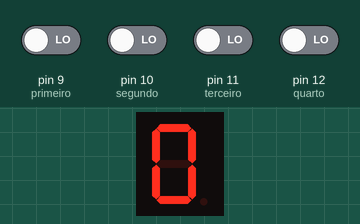
This sketch was run on a simulated Arduino Uno, built with avr-gcc and run on an emulated ATmega328P. On the bench: 1-digit seven-segment display. Wiring (inferred from the names in the program): 1-digit 7-segment display, segments lit when HIGH: segments pin 2, pin 4, pin 6, pin 7, pin 8, pin 3, pin 5. The test bench sets the inputs (shaded band); at power-on: pin 9 (primeiro), pin 10 (segundo), pin 11 (terceiro), pin 12 (quarto) LOW. The segment pins are drawn as the display they are named for.

Above: at 1.2 s.
1.3 s: pin 9 (primeiro) driven HIGH
At 2.4 s:
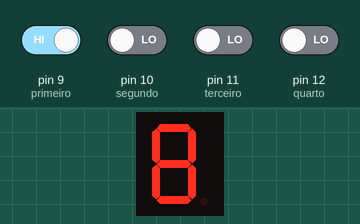
2.8 s: pin 10 (segundo) driven HIGH
At 3.6 s:
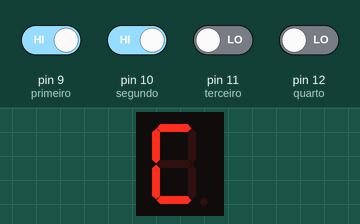
4.3 s: pin 11 (terceiro) driven HIGH
At 4.7 s:
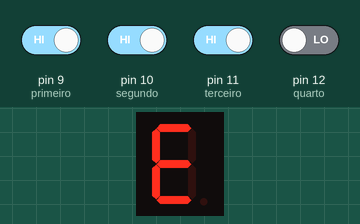
5.8 s: pin 12 (quarto) driven HIGH
At 7.0 s:
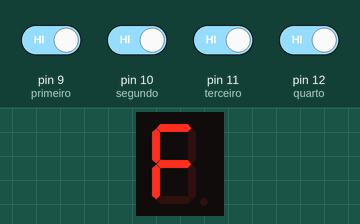
7.3 s: pin 11 (terceiro) driven LOW
At 8.2 s:
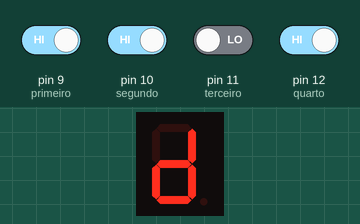
8.8 s: pin 9 (primeiro) driven LOW
At 9.3 s:
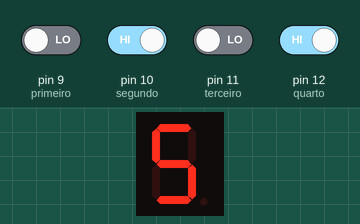
Timing chart, 0 to 11.3 s (numbered marks = the images above; inputs shaded):
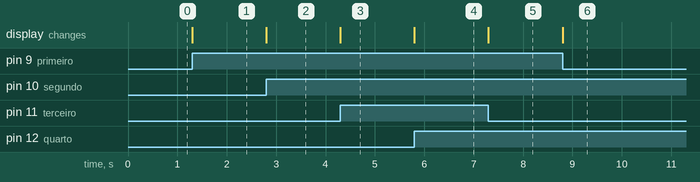

The sketch:

projeto.ino
```cpp
//Declaração dos pinos do 7 segment display
int SEG_A = 2;
int SEG_B = 4;
int SEG_C = 6;
int SEG_D = 7;
int SEG_E = 8;
int SEG_F = 3;
int SEG_G = 5;

//Declaração dos pinos do DIP Switch
int primeiro = 9;
int segundo = 10;
int terceiro = 11;
int quarto = 12;

void setup(){
  pinMode(SEG_A, OUTPUT);
  pinMode(SEG_B, OUTPUT);
  pinMode(SEG_C, OUTPUT);
  pinMode(SEG_D, OUTPUT);
  pinMode(SEG_E, OUTPUT);
  pinMode(SEG_F, OUTPUT);
  pinMode(SEG_G, OUTPUT);

  pinMode(primeiro, INPUT);
  pinMode(segundo, INPUT);
  pinMode(terceiro, INPUT);
  pinMode(quarto, INPUT);
}

//Funções com cada lógica obtida pelo Mapa de Karnaugh para acender determinado LED do 7 segment display

void acendeA(int a, int b, int c, int d) {
  digitalWrite(SEG_A, (!b && !d) || (b && c) || (a && !c && !d) || (a && !b && !c) || (!a && c && d) || (!a && b && d));
}

void acendeB(int a, int b, int c, int d) {
  digitalWrite(SEG_B, (!a && !b) || (!b && !d) || (a && !c && d) || (!a && !c && !d) || (!a && c && d));
}

void acendeC(int a, int b, int c, int d) {
  digitalWrite(SEG_C, (!a && !c) || (a && !b) || (a && !c && d) || (!a && c && d) || (!a && b && c));
}

void acendeD(int a, int b, int c, int d) {
  digitalWrite(SEG_D, (a && !c) || (!a && !b && !d) || (!a && !b && c) || (b && c && !d) || (a && !b && d) || (b && !c && d));
}

void acendeE(int a, int b, int c, int d) {
  digitalWrite(SEG_E, (!a && !b && !d) || (a && c) || (a && !b && !d) || (a && b && !c) || (!a && c && !d));
}

void acendeF(int a, int b, int c, int d) {
  digitalWrite(SEG_F, (!c && !d) || (!a && b && !c) || (b && c && !d) || (a && !b && d) || (a && c));
}

void acendeG(int a, int b, int c, int d) {
  digitalWrite(SEG_G, (!a && b && !c) || (a && !b && !c) || (a && d) || (!a && !b && c) || (c && !d));
}

void loop(){
  //Lê as entradas do DIP Switch
  int a = digitalRead(primeiro);
  int b = digitalRead(segundo);
  int c = digitalRead(terceiro);
  int d = digitalRead(quarto);

  //Chama as funções para acender ou não determinado LED
  acendeA(a, b, c, d);
  acendeB(a, b, c, d);
  acendeC(a, b, c, d);
  acendeD(a, b, c, d);
  acendeE(a, b, c, d);
  acendeF(a, b, c, d);
  acendeG(a, b, c, d);
}
```

Measured:
- after the input at 1.3 s, the display: changes at once (image 1)
- after the input at 2.8 s, the display: changes at once (image 2)
- after the input at 4.3 s, the display: changes at once (image 3)
- after the input at 5.8 s, the display: changes at once (image 4)
- after the input at 7.3 s, the display: changes at once (image 5)
- after the input at 8.8 s, the display: changes at once (image 6)
